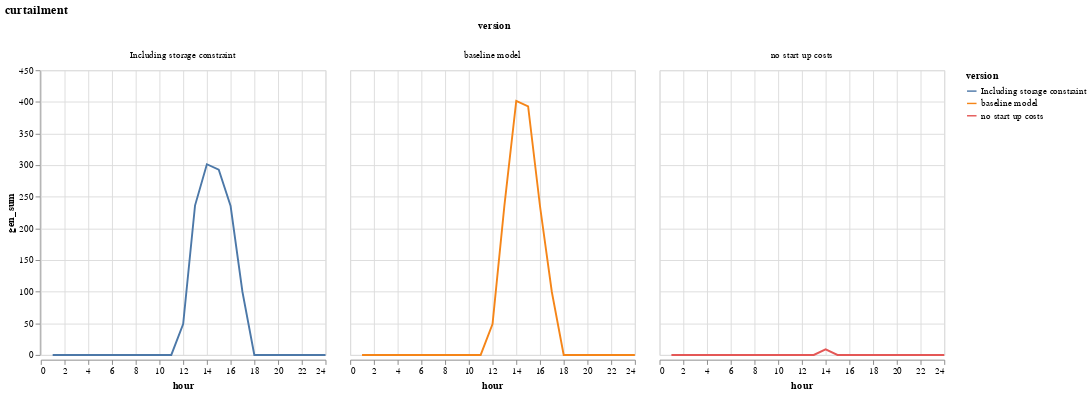

Notebook code for this chart:
### Code cell
plot_all_three("curtailment")

### Figure 1 — Vega-Lite specification as saved in the notebook (floating-point values rounded to 4 significant figures)
{"data": {"values": [{"gen_sum": 0, "hour": 1, "resource": "curtailment", "version": "baseline model"}, {"gen_sum": 0, "hour": 2, "resource": "curtailment", "version": "baseline model"}, {"gen_sum": 0, "hour": 3, "resource": "curtailment", "version": "baseline model"}, {"gen_sum": 0, "hour": 4, "resource": "curtailment", "version": "baseline model"}, {"gen_sum": 0, "hour": 5, "resource": "curtailment", "version": "baseline model"}, {"gen_sum": 0, "hour": 6, "resource": "curtailment", "version": "baseline model"}, {"gen_sum": 0, "hour": 7, "resource": "curtailment", "version": "baseline model"}, {"gen_sum": 0, "hour": 8, "resource": "curtailment", "version": "baseline model"}, {"gen_sum": 0, "hour": 9, "resource": "curtailment", "version": "baseline model"}, {"gen_sum": 0, "hour": 10, "resource": "curtailment", "version": "baseline model"}, {"gen_sum": 0, "hour": 11, "resource": "curtailment", "version": "baseline model"}, {"gen_sum": 48.66, "hour": 12, "resource": "curtailment", "version": "baseline model"}, {"gen_sum": 236.0, "hour": 13, "resource": "curtailment", "version": "baseline model"}, {"gen_sum": 401.4, "hour": 14, "resource": "curtailment", "version": "baseline model"}, {"gen_sum": 392.7, "hour": 15, "resource": "curtailment", "version": "baseline model"}, {"gen_sum": 235.4, "hour": 16, "resource": "curtailment", "version": "baseline model"}, {"gen_sum": 99.48, "hour": 17, "resource": "curtailment", "version": "baseline model"}, {"gen_sum": 0, "hour": 18, "resource": "curtailment", "version": "baseline model"}, {"gen_sum": 0, "hour": 19, "resource": "curtailment", "version": "baseline model"}, {"gen_sum": 0, "hour": 20, "resource": "curtailment", "version": "baseline model"}, {"gen_sum": 0, "hour": 21, "resource": "curtailment", "version": "baseline model"}, {"gen_sum": 0, "hour": 22, "resource": "curtailment", "version": "baseline model"}, {"gen_sum": 0, "hour": 23, "resource": "curtailment", "version": "baseline model"}, {"gen_sum": 0, "hour": 24, "resource": "curtailment", "version": "baseline model"}, {"gen_sum": 0, "hour": 1, "resource": "curtailment", "version": "no start up costs"}, {"gen_sum": 0, "hour": 2, "resource": "curtailment", "version": "no start up costs"}, {"gen_sum": 0, "hour": 3, "resource": "curtailment", "version": "no start up costs"}, {"gen_sum": 0, "hour": 4, "resource": "curtailment", "version": "no start up costs"}, {"gen_sum": 0, "hour": 5, "resource": "curtailment", "version": "no start up costs"}, {"gen_sum": 0, "hour": 6, "resource": "curtailment", "version": "no start up costs"}, {"gen_sum": 0, "hour": 7, "resource": "curtailment", "version": "no start up costs"}, {"gen_sum": 0, "hour": 8, "resource": "curtailment", "version": "no start up costs"}, {"gen_sum": 0, "hour": 9, "resource": "curtailment", "version": "no start up costs"}, {"gen_sum": 0, "hour": 10, "resource": "curtailment", "version": "no start up costs"}, {"gen_sum": 0, "hour": 11, "resource": "curtailment", "version": "no start up costs"}, {"gen_sum": 0, "hour": 12, "resource": "curtailment", "version": "no start up costs"}, {"gen_sum": 0, "hour": 13, "resource": "curtailment", "version": "no start up costs"}, {"gen_sum": 8.745, "hour": 14, "resource": "curtailment", "version": "no start up costs"}, {"gen_sum": 0, "hour": 15, "resource": "curtailment", "version": "no start up costs"}, {"gen_sum": 0, "hour": 16, "resource": "curtailment", "version": "no start up costs"}, {"gen_sum": 0, "hour": 17, "resource": "curtailment", "version": "no start up costs"}, {"gen_sum": 0, "hour": 18, "resource": "curtailment", "version": "no start up costs"}, {"gen_sum": 0, "hour": 19, "resource": "curtailment", "version": "no start up costs"}, {"gen_sum": 0, "hour": 20, "resource": "curtailment", "version": "no start up costs"}, {"gen_sum": 0, "hour": 21, "resource": "curtailment", "version": "no start up costs"}, {"gen_sum": 0, "hour": 22, "resource": "curtailment", "version": "no start up costs"}, {"gen_sum": 0, "hour": 23, "resource": "curtailment", "version": "no start up costs"}, {"gen_sum": 0, "hour": 24, "resource": "curtailment", "version": "no start up costs"}, {"gen_sum": 0, "hour": 1, "resource": "curtailment", "version": "Including storage constraint"}, {"gen_sum": 0, "hour": 2, "resource": "curtailment", "version": "Including storage constraint"}, {"gen_sum": 0, "hour": 3, "resource": "curtailment", "version": "Including storage constraint"}, {"gen_sum": 0, "hour": 4, "resource": "curtailment", "version": "Including storage constraint"}, {"gen_sum": 0, "hour": 5, "resource": "curtailment", "version": "Including storage constraint"}, {"gen_sum": 0, "hour": 6, "resource": "curtailment", "version": "Including storage constraint"}, {"gen_sum": 0, "hour": 7, "resource": "curtailment", "version": "Including storage constraint"}, {"gen_sum": 0, "hour": 8, "resource": "curtailment", "version": "Including storage constraint"}, {"gen_sum": 0, "hour": 9, "resource": "curtailment", "version": "Including storage constraint"}, {"gen_sum": 0, "hour": 10, "resource": "curtailment", "version": "Including storage constraint"}, {"gen_sum": 0, "hour": 11, "resource": "curtailment", "version": "Including storage constraint"}, {"gen_sum": 48.66, "hour": 12, "resource": "curtailment", "version": "Including storage constraint"}, {"gen_sum": 236.0, "hour": 13, "resource": "curtailment", "version": "Including storage constraint"}, {"gen_sum": 301.4, "hour": 14, "resource": "curtailment", "version": "Including storage constraint"}, {"gen_sum": 292.7, "hour": 15, "resource": "curtailment", "version": "Including storage constraint"}, {"gen_sum": 235.4, "hour": 16, "resource": "curtailment", "version": "Including storage constraint"}, {"gen_sum": 99.48, "hour": 17, "resource": "curtailment", "version": "Including storage constraint"}, {"gen_sum": 0, "hour": 18, "resource": "curtailment", "version": "Including storage constraint"}, {"gen_sum": 0, "hour": 19, "resource": "curtailment", "version": "Including storage constraint"}, {"gen_sum": 0, "hour": 20, "resource": "curtailment", "version": "Including storage constraint"}, {"gen_sum": 0, "hour": 21, "resource": "curtailment", "version": "Including storage constraint"}, {"gen_sum": 0, "hour": 22, "resource": "curtailment", "version": "Including storage constraint"}, {"gen_sum": 0, "hour": 23, "resource": "curtailment", "version": "Including storage constraint"}, {"gen_sum": 0, "hour": 24, "resource": "curtailment", "version": "Including storage constraint"}]}, "encoding": {"color": {"field": "version", "type": "nominal"}, "column": {"field": "version", "type": "nominal"}, "x": {"field": "hour", "type": "quantitative"}, "y": {"field": "gen_sum", "type": "quantitative"}}, "mark": "line", "title": "curtailment"}
